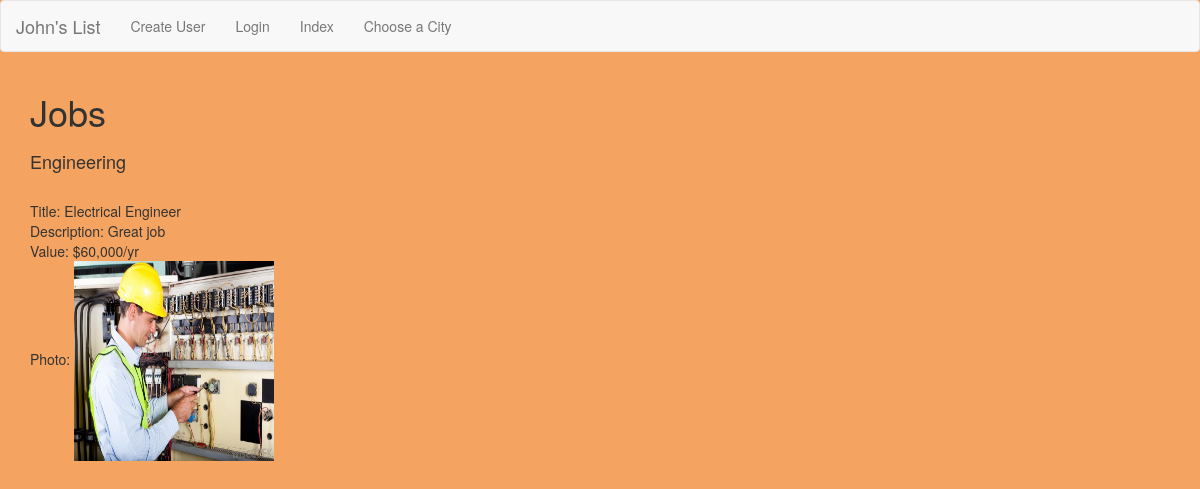
Page /details/2/ on the committed database.
### craigs_list/models.py (models this page shows, shortened)
class Listing(models.Model):
    listing_category = models.ForeignKey(Category)
    listing_subcategory = models.ForeignKey(SubCategory)
    city = models.CharField(max_length=30, choices=CITY_CHOICES, default=GREENVILLE)
    title = models.CharField(max_length=30)
    description = models.TextField()
    value = models.CharField(max_length=30)
    user = models.ForeignKey(User)
    created = models.DateTimeField(auto_now_add=True)
    photo = models.ImageField(upload_to="listing_photos", null=True, blank=True, verbose_name="Listing Photo")
    @property
    def photo_url(self):
        if self.photo:
            return self.photo.url

class Category(models.Model):
    name = models.CharField(max_length=30)
    def __str__(self):
        return self.name

class SubCategory(models.Model):
    category = models.ForeignKey(Category, related_name="subcategories")
    subcategory_name = models.CharField(max_length=30)
    def __str__(self):
        return self.subcategory_name

### craigs_list/views.py (the view)
# urls.py: url(r'^details/(?P<pk>\d+)/$', ListingDetailedView.as_view(), name='listing_detailed_view'),
class ListingDetailedView(DetailView):
    model = Listing

### templates/craigs_list/listing_detail.html (shortened to what this page needs)
{% extends "base.html" %}
{% block content %}
    <h1>{{ listing.listing_category }}<h1>
    <h4>{{ listing.listing_subcategory }}</h4>
    <br>
    Title: {{ listing.title }} <br>
    Description: {{ listing.description }} <br>
    Value: {{ listing.value }} <br>
    Photo: <img class="thumb" src="{{ listing.photo_url }}" alt="" />
{% endblock %}

### craigs_list/static/craigs_list/css/craigs_list.css (style rules this page uses)
.thumb { width: 200px; height: 200px; }

### rows in the picture
Listing: listing_category "Jobs", listing_subcategory "Engineering", title "Electrical Engineer", description "Great job", value "$60,000/yr", photo_url (picture)
